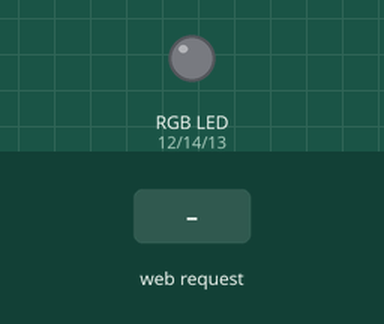
Recording of a sketch running on a simulated ESP8266 (NodeMCU). On the bench: an RGB LED mixed from three pins (HIGH = lit). The inputs (shaded band) are chosen by the test bench. WiFi joins after 1.5 s; servers stay silent unless stated; what the sketch prints to the serial monitor is not drawn.

Above: at 3.7 s.
3.8 s: HTTP request GET / received
At 4.6 s:
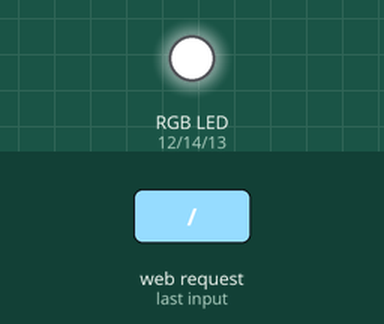
5.3 s: HTTP request GET /off received
At 6.7 s:
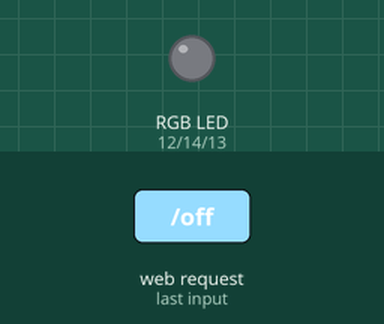
Timing chart, 0 to 8.3 s (numbered marks = the images above; inputs shaded):
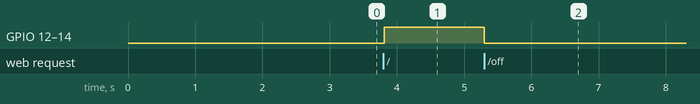

Measured:
- after the input at 3.8 s, GPIO 12 (REDPIN), GPIO 13 (BLUEPIN), GPIO 14 (GREENPIN): LOW → HIGH at once
- after the input at 5.3 s, GPIO 12 (REDPIN), GPIO 13 (BLUEPIN), GPIO 14 (GREENPIN): HIGH → LOW at once

The sketch:

cinta_led_status.ino
```cpp
////////////////////////////////////////////////////////////////////////////////////////////////////////////
//Arquivo:   NodeMCU_RGB_LED_Strip.ino
//Tipo:      Codigo-fonte para utilizar no NodeMCU ou ESP8266 atraves da IDE do Arduino
//Autor:     Marco Rabelo para o canal Infortronica Para Zumbis (www.youtube.com/c/InfortronicaParaZumbis)
//Descricao: Curso de ESP8266 - Controlando uma fita de LED RGB pelo celular, PC, etc.
//           Atualizando o NodeMCU ou ESP8266 remotamente via wifi (OTA - Over The Air) e utiliando a
//           biblioteca mDNS para atribuir um nome de rede ao NodeMCU ou ESP8266.
//Video:     https://youtu.be/imcZSYdmbhE
////////////////////////////////////////////////////////////////////////////////////////////////////////////

//Se descomentar as linhas abaixo, habilita o debugging
#define DEBUGGING(...) Serial.println( __VA_ARGS__ )
#define DEBUGGING_L(...) Serial.print( __VA_ARGS__ )

#include <ESP8266WiFi.h>
#include <ESP8266WebServer.h>
#include <ESP8266mDNS.h> //Biblioteca que permite chamar o seu modulo ESP8266 na sua rede pelo nome ao inves do IP.
#include <ESP8266HTTPUpdateServer.h> //Biblioteca que cria o servico de atualizacão via wifi (ou Over The Air - OTA)
#include <WiFiClient.h>


//Habilitando a saída serial com as mensagens de debugging
#ifndef DEBUGGING
#define DEBUGGING(...)
#endif
#ifndef DEBUGGING_L
#define DEBUGGING_L(...)
#endif

#define BLUEPIN 13  //Pino D7 do NodeMCU
#define REDPIN 12   //Pino D6 do NodeMCU
#define GREENPIN 14 //Pino D5 do NodeMCU

#define INICAR_CORES_ALEATORIAS 15000 //Tempo ocioso antes de começar a trocar as cores automaticamente

unsigned long ultimoAcessoHost = 0;
unsigned long ultimaTrocaCor = 0;
unsigned long ultimaTrocaCorAutomatica = 0;
boolean trocaAutomatica = 0; //Se voce mudar para 0 (zero), ira desligar a troca automatica de cores.
const char* host      = "luces"; //Nome que seu ESP8266 (ou NodeMCU) tera na rede
const char* ssid      = "Systel"; //Nombre de red wifi de su casa
const char* password  = "abracadabrasys"; //Contraseña de red wifi de su casa
int RGB[3];
int cnt = 0;
int tempoTrocaCor = 50; //Velocidad que los colores cambian automaticamente

String readStrings = "";
int stateLED;
String leds;

ESP8266HTTPUpdateServer atualizadorOTA; //Este es el objeto que permite atualizacion del programa via wifi (OTA)
ESP8266WebServer servidorWeb(80); //Servidor Web en puerto 80

//Esta es la pagina enviada para el navegador de internet


String paginaWeb = ""
"<!DOCTYPE html><html><head><title>Control de Cinta de LED RGB</title>"
"<meta name='mobile-web-app-capable' content='yes' />"
"<meta name='viewport' content='width=device-width' />"
"</head><body style='margin: 0px; padding: 0px;'>"
"<canvas id='colorspace'></canvas>"
"</body>"
"<script type='text/javascript'>"
"(function () {"
" var canvas = document.getElementById('colorspace');"
" var ctx = canvas.getContext('2d');"
" function drawCanvas() {"
" var colours = ctx.createLinearGradient(0, 0, window.innerWidth, 0);"
" for(var i=0; i <= 360; i+=10) {"
" colours.addColorStop(i/360, 'hsl(' + i + ', 100%, 50%)');"
" }"
" ctx.fillStyle = colours;"
" ctx.fillRect(0, 0, window.innerWidth, window.innerHeight);"
" var luminance = ctx.createLinearGradient(0, 0, 0, ctx.canvas.height);"
" luminance.addColorStop(0, '#ffffff');"
" luminance.addColorStop(0.05, '#ffffff');"
" luminance.addColorStop(0.5, 'rgba(0,0,0,0)');"
" luminance.addColorStop(0.95, '#000000');"
" luminance.addColorStop(1, '#000000');"
" ctx.fillStyle = luminance;"
" ctx.fillRect(0, 0, ctx.canvas.width, ctx.canvas.height);"
" }"
" var eventLocked = false;"
" function handleEvent(clientX, clientY) {"
" if(eventLocked) {"
" return;"
" }"
" function colourCorrect(v) {"
" return Math.round(1023-(v*v)/64);"
" }"
" var data = ctx.getImageData(clientX, clientY, 1, 1).data;"
" var params = ["
" 'r=' + colourCorrect(data[0]),"
" 'g=' + colourCorrect(data[1]),"
" 'b=' + colourCorrect(data[2])"
" ].join('&');"
" var req = new XMLHttpRequest();"
" req.open('POST', '?' + params, true);"
" req.send();"
" eventLocked = true;"
" req.onreadystatechange = function() {"
" if(req.readyState == 4) {"
" eventLocked = false;"
" }"
" }"
" }"
" canvas.addEventListener('click', function(event) {"
" handleEvent(event.clientX, event.clientY, true);"
" }, false);"
" canvas.addEventListener('touchmove', function(event){"
" handleEvent(event.touches[0].clientX, event.touches[0].clientY);"
"}, false);"
" function resizeCanvas() {"
" canvas.width = window.innerWidth;"
" canvas.height = window.innerHeight;"
" drawCanvas();"
" }"
" window.addEventListener('resize', resizeCanvas, false);"
" resizeCanvas();"
" drawCanvas();"
" document.ontouchmove = function(e) {e.preventDefault()};"
" })();"
"</script></html>";


///////////////////////////////////////////////////////////////////////////////////////////////////////////////////
void handleOn() {
  trocaAutomatica = 0;
  stateLED=1;
}

void handleOff() {
  stateLED=0;
  trocaAutomatica = 0; //Se voce mudar para 0 (zero), ira desligar a troca automatica de cores.
  analogWrite(REDPIN, LOW);
  analogWrite(GREENPIN, LOW);
  analogWrite(BLUEPIN, LOW);
}

void handleAuto() {
  trocaAutomatica = 1;
  stateLED=2;
}

void handleStatus() {
  response();
}


void response(){
  if(stateLED == 0){
    leds="0";
  }
  else if(stateLED == 1){
    leds="1";
  }
  else if(stateLED == 2){
    leds="2";
  }

 servidorWeb.send(200, "text/plain", leds);
}
////////////////////////////////////////////////////////////////////////////////////////////////////////////////////////


//////////////////////////////////////////////////////////////////////////////////////////////////
void setup() {
  //Si ha habilitado la depuración, debe descomentar la línea de abajo también.
  Serial.begin(115200);
  InicializaPinos();
  InicializaWifi();
  InicializaMDNS();
  InicializaServicoAtualizacao();
  servidorWeb.on("/on", handleOn);
  servidorWeb.on("/off", handleOff);
  servidorWeb.on("/auto", handleAuto);
  servidorWeb.on("/status", handleStatus);

}
//////////////////////////////////////////////////////////////////////////////////////////////////


void loop() {

  if (WiFi.status() != WL_CONNECTED) {
    InicializaWifi();
    InicializaMDNS();
  }
  else {
    if (millis() - ultimoAcessoHost > 10) {
      servidorWeb.handleClient();
      ultimoAcessoHost = millis();
    }
    if (trocaAutomatica && (millis() - ultimaTrocaCor > INICAR_CORES_ALEATORIAS) && (millis() - ultimaTrocaCorAutomatica > tempoTrocaCor)) {
      ultimaTrocaCorAutomatica = millis();
      CoresAleatorias(cnt++, RGB);
    }
  }
}
//////////////////////////////////////////////////////////////////////////////////////////////////
  void RecepcaoClienteWeb() {
  String red = servidorWeb.arg(0);
  String green = servidorWeb.arg(1);
  String blue = servidorWeb.arg(2);

  analogWrite(REDPIN, 1023 - red.toInt());
  analogWrite(GREENPIN, 1023 - green.toInt());
  analogWrite(BLUEPIN, 1023 - blue.toInt());

  ultimaTrocaCor = millis();

  servidorWeb.send(200, "text/html", paginaWeb);
}

//////////////////////////////////////////////////////////////////////////////////////////////////

void InicializaServicoAtualizacao() {
  atualizadorOTA.setup(&servidorWeb);
  servidorWeb.begin();
  DEBUGGING_L("O servico de atualizacao remota (OTA) Foi iniciado com sucesso! Abra http://");
  DEBUGGING_L(host);
  DEBUGGING(".local/update no seu browser para iniciar a atualizacao\n");
}

//////////////////////////////////////////////////////////////////////////////////////////////////

void InicializaWifi() {
  //WiFi.mode(WIFI_AP_STA);
  WiFi.begin(ssid, password);
  while (WiFi.status() != WL_CONNECTED){
    delay(100);
  }
  servidorWeb.on("/", RecepcaoClienteWeb);

  DEBUGGING("Conectado!");
  //DEBUGGING(WiFi.localIP());

     // config static IP
  IPAddress ip(192, 168, 1, 175);
  IPAddress gateway(192, 168, 1, 1);
  Serial.print(F("Setting static ip to : "));
  Serial.println(ip);
  IPAddress subnet(255, 255, 255, 0);
  WiFi.config(ip, gateway, subnet);
  // config static IP


  // Print the IP address
  Serial.println(WiFi.localIP());


}

//////////////////////////////////////////////////////////////////////////////////////////////////

void InicializaMDNS() {
  if (!MDNS.begin(host)) {
   DEBUGGING("Erro ao iniciar o servico mDNS!");
    while (1) {
      delay(1000);
    }
  }
  DEBUGGING("O servico mDNS foi iniciado com sucesso!");
  MDNS.addService("http", "tcp", 80);
}

//////////////////////////////////////////////////////////////////////////////////////////////////

void InicializaPinos(){
  //Iniciando os pinos como saida e com o valor alto (ligado)
  pinMode(REDPIN, OUTPUT);
  pinMode(GREENPIN, OUTPUT);
  pinMode(BLUEPIN, OUTPUT);

  analogWrite(REDPIN, LOW);
  analogWrite(GREENPIN, LOW);
  analogWrite(BLUEPIN, LOW);

  delay(1000);
}

//////////////////////////////////////////////////////////////////////////////////////////////////

void CoresAleatorias(int PosicaoNaRoda, int* RGB) {
  RodaDeCores(PosicaoNaRoda, RGB);
  analogWrite(REDPIN, map(RGB[0], 0, 255, 0, 1023));
  analogWrite(GREENPIN, map(RGB[1], 0, 255, 0, 1023));
  analogWrite(BLUEPIN, map(RGB[2], 0, 255, 0, 1023));
}

//////////////////////////////////////////////////////////////////////////////////////////////////

void RodaDeCores(int PosicaoNaRoda, int* RGB) {
  PosicaoNaRoda = PosicaoNaRoda % 256;

  if (PosicaoNaRoda < 85) {
    RGB[0] = PosicaoNaRoda * 3;
    RGB[1] = 255 - PosicaoNaRoda * 3;
    RGB[2] = 0;
  }
  else if (PosicaoNaRoda < 170) {
    PosicaoNaRoda -= 85;
    RGB[2] = PosicaoNaRoda * 3;
    RGB[0] = 255 - PosicaoNaRoda * 3;
    RGB[1] = 0;
  }
  else if (PosicaoNaRoda < 255) {
    PosicaoNaRoda -= 170;
    RGB[1] = PosicaoNaRoda * 3;
    RGB[2] = 255 - PosicaoNaRoda * 3;
    RGB[0] = 0;
  }
  else
  {
    PosicaoNaRoda -= 255;
    RGB[0] = PosicaoNaRoda * 3;
    RGB[1] = 255 - PosicaoNaRoda * 3;
    RGB[2] = 0;
  }
}
```
